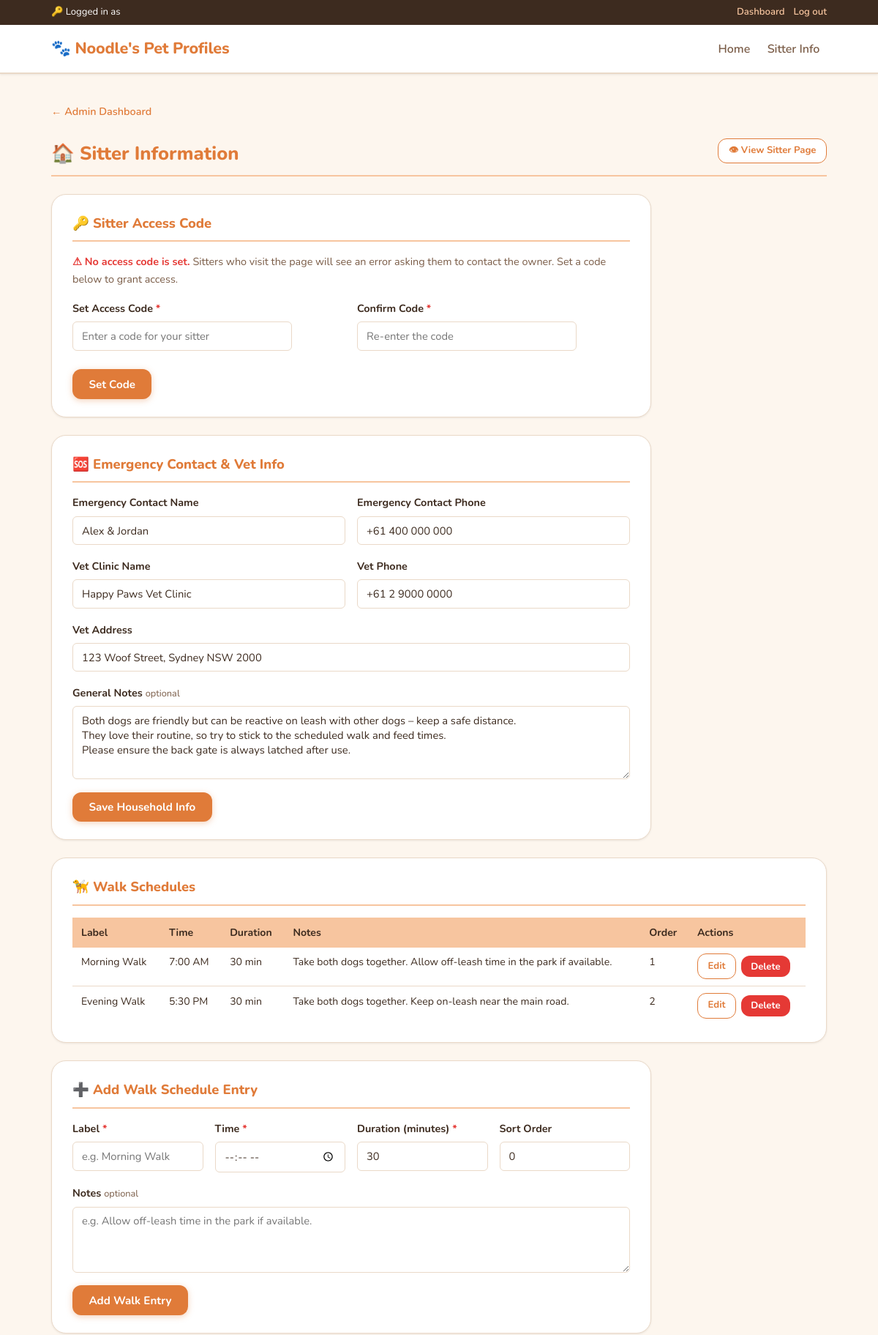
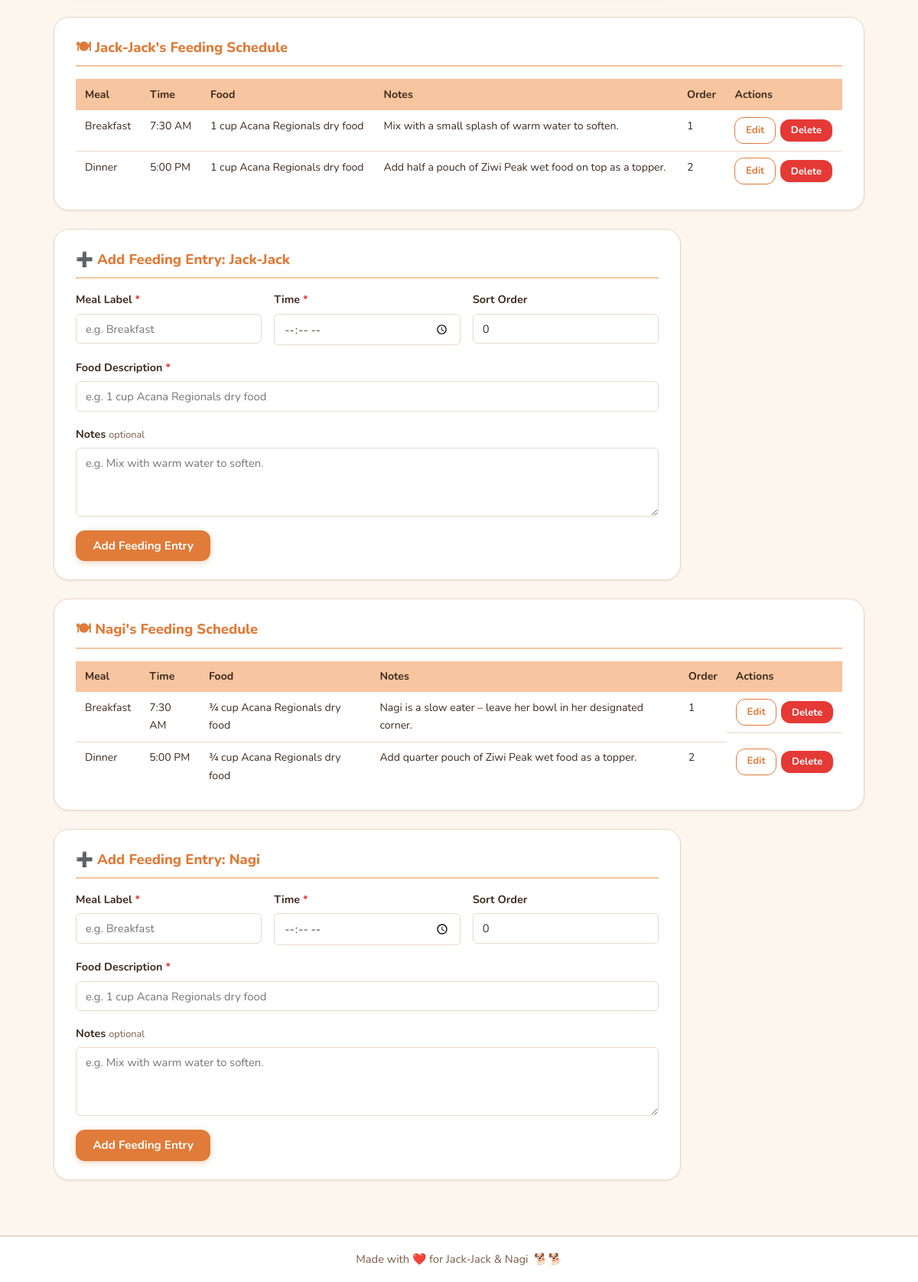
The page /admin/sitter_info.php (signed in) on the database its author committed (2 pictures, top to bottom).
### tables this page shows
CREATE TABLE IF NOT EXISTS sitter_household_info (
    id                      INT UNSIGNED    AUTO_INCREMENT PRIMARY KEY,
    emergency_contact_name  VARCHAR(120)    NOT NULL DEFAULT '',
    emergency_contact_phone VARCHAR(40)     NOT NULL DEFAULT '',
    vet_name                VARCHAR(120)    NOT NULL DEFAULT '',
    vet_phone               VARCHAR(40)     NOT NULL DEFAULT '',
    vet_address             VARCHAR(255)    NOT NULL DEFAULT '',
    general_notes           TEXT,
    created_at              DATETIME        NOT NULL DEFAULT CURRENT_TIMESTAMP,
    updated_at              DATETIME        NOT NULL DEFAULT CURRENT_TIMESTAMP ON UPDATE CURRENT_TIMESTAMP
);

CREATE TABLE IF NOT EXISTS walk_schedules (
    id               INT UNSIGNED    AUTO_INCREMENT PRIMARY KEY,
    label            VARCHAR(80)     NOT NULL,
    walk_time        TIME            NOT NULL,
    duration_minutes SMALLINT UNSIGNED NOT NULL DEFAULT 30,
    notes            TEXT,
    sort_order       TINYINT UNSIGNED NOT NULL DEFAULT 0,
    created_at       DATETIME        NOT NULL DEFAULT CURRENT_TIMESTAMP
);

CREATE TABLE IF NOT EXISTS `pets` (
    `id`              INT UNSIGNED     NOT NULL AUTO_INCREMENT,
    `name`            VARCHAR(100)     NOT NULL,
    `species`         VARCHAR(50)      NOT NULL DEFAULT 'Dog',
    `breed`           VARCHAR(100)     NOT NULL,
    `gender`          ENUM('Male','Female','Unknown') NOT NULL DEFAULT 'Unknown',
    `birthday`        DATE             NULL,
    `weight_kg`       DECIMAL(5,2)     NULL,
    `color`           VARCHAR(100)     NOT NULL,
    `description`     TEXT             NULL,
    `personality`     TEXT             NULL,
    `favourite_toy`   VARCHAR(150)     NULL,
    `favourite_food`  VARCHAR(150)     NULL,
    `photo_url`       VARCHAR(500)     NULL,
    `important_note`  TEXT             NULL,
    `created_at`      TIMESTAMP        NOT NULL DEFAULT CURRENT_TIMESTAMP,
    `updated_at`      TIMESTAMP        NOT NULL DEFAULT CURRENT_TIMESTAMP ON UPDATE CURRENT_TIMESTAMP,
    PRIMARY KEY (`id`)
);

CREATE TABLE IF NOT EXISTS feeding_schedules (
    id               INT UNSIGNED    AUTO_INCREMENT PRIMARY KEY,
    pet_id           INT UNSIGNED    NOT NULL,
    meal_label       VARCHAR(80)     NOT NULL,
    feed_time        TIME            NOT NULL,
    food_description VARCHAR(255)    NOT NULL,
    notes            TEXT,
    sort_order       TINYINT UNSIGNED NOT NULL DEFAULT 0,
    created_at       DATETIME        NOT NULL DEFAULT CURRENT_TIMESTAMP,
    CONSTRAINT fk_feeding_pet FOREIGN KEY (pet_id) REFERENCES pets (id) ON DELETE CASCADE
);

### src/admin/sitter_info.php (the view, shortened to what the rows shown need)
<?php
require_once __DIR__ . '/../includes/pet_model.php';
$householdInfo = getHouseholdSitterInfo();
$walkSchedules = getAllWalkSchedules();
$pets          = getAllPets();
$feedingByPet = [];
foreach ($pets as $pet) {
    $feedingByPet[(int)$pet['id']] = getFeedingSchedulesByPetId((int)$pet['id']);
}
$editWalk   = null;
$editFeeding   = null;
$feedingPetId  = filter_input(INPUT_GET, 'pet_id', FILTER_VALIDATE_INT);
require_once __DIR__ . '/../includes/header.php';
?>
<div class="section-heading-row" style="margin-bottom:1.5rem">
    <h1 class="admin-page-title" style="margin-bottom:0">🏠 Sitter Information</h1>
</div>
<div class="admin-section admin-form-section">
    <h2 class="section-heading">🔑 Sitter Access Code</h2>
</div>
<div class="admin-section admin-form-section">
    <h2 class="section-heading">🆘 Emergency Contact &amp; Vet Info</h2>
    <form method="post" action="/admin/sitter_info_save.php">
        <div class="form-row">
            <div class="form-group">
                <label for="emergency_contact_name" class="form-label">Emergency Contact Name</label>
                <input
                    type="text"
                    id="emergency_contact_name"
                    name="emergency_contact_name"
                    class="form-input"
                    maxlength="120"
                    placeholder="e.g. Alex &amp; Jordan"
                    value="<?= htmlspecialchars($householdInfo['emergency_contact_name'] ?? '') ?>"
                >
            </div>
            <div class="form-group">
                <label for="emergency_contact_phone" class="form-label">Emergency Contact Phone</label>
                <input
                    type="text"
                    id="emergency_contact_phone"
                    name="emergency_contact_phone"
                    class="form-input"
                    maxlength="40"
                    placeholder="e.g. +61 400 000 000"
                    value="<?= htmlspecialchars($householdInfo['emergency_contact_phone'] ?? '') ?>"
                >
            </div>
        </div>
        <div class="form-row">
            <div class="form-group">
                <label for="vet_name" class="form-label">Vet Clinic Name</label>
                <input
                    type="text"
                    id="vet_name"
                    name="vet_name"
                    class="form-input"
                    maxlength="120"
                    placeholder="e.g. Happy Paws Vet Clinic"
                    value="<?= htmlspecialchars($householdInfo['vet_name'] ?? '') ?>"
                >
            </div>
            <div class="form-group">
                <label for="vet_phone" class="form-label">Vet Phone</label>
                <input
                    type="text"
                    id="vet_phone"
                    name="vet_phone"
                    class="form-input"
                    maxlength="40"
                    placeholder="e.g. +61 2 9000 0000"
                    value="<?= htmlspecialchars($householdInfo['vet_phone'] ?? '') ?>"
                >
            </div>
        </div>
        <div class="form-group">
            <label for="vet_address" class="form-label">Vet Address</label>
            <input
                type="text"
                id="vet_address"
                name="vet_address"
                class="form-input"
                maxlength="255"
                placeholder="e.g. 123 Woof Street, Sydney NSW 2000"
                value="<?= htmlspecialchars($householdInfo['vet_address'] ?? '') ?>"
            >
        </div>
        <div class="form-group">
            <label for="general_notes" class="form-label">
                General Notes <span class="form-optional">optional</span>
            </label>
            <textarea
                id="general_notes"
                name="general_notes"
                class="form-input form-textarea"
                rows="4"
                placeholder="House rules, gate latching reminders, etc."
            ><?= htmlspecialchars($householdInfo['general_notes'] ?? '') ?></textarea>
        </div>
    </form>
</div>
<?php if (!empty($walkSchedules)): ?>
<div class="admin-section">
    <h2 class="section-heading">🦮 Walk Schedules</h2>
    <div class="admin-section-scroll">
        <table class="data-table">
            <thead>
                <tr>
                    <th>Label</th>
                    <th>Time</th>
                    <th>Duration</th>
                    <th>Notes</th>
                    <th>Order</th>
                    <th>Actions</th>
                </tr>
            </thead>
            <tbody>
                <?php foreach ($walkSchedules as $w): ?>
                <tr <?= ($editWalk && (int)$editWalk['id'] === (int)$w['id']) ? 'class="row-editing"' : '' ?>>
                    <td><?= htmlspecialchars($w['label']) ?></td>
                    <td><?= htmlspecialchars(formatTime($w['walk_time'])) ?></td>
                    <td><?= (int)$w['duration_minutes'] ?> min</td>
                    <td><?= !empty($w['notes']) ? nl2br(htmlspecialchars($w['notes'])) : '—' ?></td>
                    <td><?= (int)$w['sort_order'] ?></td>
                    <td class="admin-actions">
                        <a
                            href="?edit_walk=<?= (int)$w['id'] ?>#walk-form"
                            class="btn btn--sm btn--secondary"
                        >Edit</a>
                        <form
                            method="post"
                            action="/admin/walk_schedule_delete.php"
                            onsubmit="return confirm('Delete this walk schedule entry?')"
                        >
                            <button type="submit" class="btn btn--sm btn--danger">Delete</button>
                        </form>
                    </td>
                </tr>
                <?php endforeach; ?>
            </tbody>
        </table>
    </div>
</div>
<?php endif; ?>
<div class="admin-section admin-form-section" id="walk-form">
    <h2 class="section-heading">
        <?= $editWalk ? '✏️ Edit Walk Schedule Entry' : '➕ Add Walk Schedule Entry' ?>
    </h2>
</div>
<?php foreach ($pets as $pet):
    $petId      = (int)$pet['id'];
    $petFeeding = $feedingByPet[$petId] ?? [];
    $isEditingThisPet = ($feedingPetId === $petId);
?>
<?php if (!empty($petFeeding)): ?>
<div class="admin-section">
    <h2 class="section-heading">
        🍽 <?= htmlspecialchars($pet['name']) ?>'s Feeding Schedule
    </h2>
    <div class="admin-section-scroll">
        <table class="data-table">
            <thead>
                <tr>
                    <th>Meal</th>
                    <th>Time</th>
                    <th>Food</th>
                    <th>Notes</th>
                    <th>Order</th>
                    <th>Actions</th>
                </tr>
            </thead>
            <tbody>
                <?php foreach ($petFeeding as $meal): ?>
                <tr <?= ($editFeeding && (int)$editFeeding['id'] === (int)$meal['id']) ? 'class="row-editing"' : '' ?>>
                    <td><?= htmlspecialchars($meal['meal_label']) ?></td>
                    <td><?= htmlspecialchars(formatTime($meal['feed_time'])) ?></td>
                    <td><?= htmlspecialchars($meal['food_description']) ?></td>
                    <td><?= !empty($meal['notes']) ? nl2br(htmlspecialchars($meal['notes'])) : '—' ?></td>
                    <td><?= (int)$meal['sort_order'] ?></td>
                    <td class="admin-actions">
                        <a
                            href="?edit_feeding=<?= (int)$meal['id'] ?>&pet_id=<?= $petId ?>#feeding-form-<?= $petId ?>"
                            class="btn btn--sm btn--secondary"
                        >Edit</a>
                        <form
                            method="post"
                            action="/admin/feeding_schedule_delete.php"
                            onsubmit="return confirm('Delete this feeding entry?')"
                        >
                            <button type="submit" class="btn btn--sm btn--danger">Delete</button>
                        </form>
                    </td>
                </tr>
                <?php endforeach; ?>
            </tbody>
        </table>
    </div>
</div>
<?php endif; ?>
<div class="admin-section admin-form-section" id="feeding-form-<?= $petId ?>">
    <h2 class="section-heading">
        <?= ($isEditingThisPet && $editFeeding)
            ? '✏️ Edit Feeding Entry: ' . htmlspecialchars($pet['name'])
            : '➕ Add Feeding Entry: ' . htmlspecialchars($pet['name']) ?>
    </h2>
    <form method="post" action="/admin/feeding_schedule_save.php">
        <div class="form-row">
            <div class="form-group">
                <label for="meal_label_<?= $petId ?>" class="form-label">
                    Meal Label <span class="form-required">*</span>
                </label>
                <input
                    type="text"
                    id="meal_label_<?= $petId ?>"
                    name="meal_label"
                    class="form-input"
                    required
                    maxlength="80"
                    placeholder="e.g. Breakfast"
                    value="<?= htmlspecialchars(($isEditingThisPet && $editFeeding) ? $editFeeding['meal_label'] : '') ?>"
                >
            </div>
            <div class="form-group">
                <label for="feed_time_<?= $petId ?>" class="form-label">
                    Time <span class="form-required">*</span>
                </label>
                <input
                    type="time"
                    id="feed_time_<?= $petId ?>"
                    name="feed_time"
                    class="form-input"
                    required
                    value="<?= htmlspecialchars(($isEditingThisPet && $editFeeding) ? substr($editFeeding['feed_time'], 0, 5) : '') ?>"
                >
            </div>
            <div class="form-group">
                <label for="sort_order_<?= $petId ?>" class="form-label">Sort Order</label>
                <input
                    type="number"
                    id="sort_order_<?= $petId ?>"
                    name="sort_order"
                    class="form-input"
                    min="0"
                    max="255"
                    placeholder="0"
                    value="<?= htmlspecialchars((string)(($isEditingThisPet && $editFeeding) ? $editFeeding['sort_order'] : '0')) ?>"
                >
            </div>
        </div>
        <div class="form-group">
            <label for="food_desc_<?= $petId ?>" class="form-label">
                Food Description <span class="form-required">*</span>
            </label>
            <input
                type="text"
                id="food_desc_<?= $petId ?>"
                name="food_description"
                class="form-input"
                required
                maxlength="255"
                placeholder="e.g. 1 cup Acana Regionals dry food"
                value="<?= htmlspecialchars(($isEditingThisPet && $editFeeding) ? $editFeeding['food_description'] : '') ?>"
            >
        </div>
        <div class="form-group">
            <label for="feeding_notes_<?= $petId ?>" class="form-label">
                Notes <span class="form-optional">optional</span>
            </label>
            <textarea
                id="feeding_notes_<?= $petId ?>"
                name="notes"
                class="form-input form-textarea"
                rows="3"
                placeholder="e.g. Mix with warm water to soften."
            ><?= htmlspecialchars(($isEditingThisPet && $editFeeding) ? $editFeeding['notes'] : '') ?></textarea>
        </div>
        <div class="form-actions">
            <button type="submit" class="btn btn--primary">
                <?= ($isEditingThisPet && $editFeeding) ? 'Update Feeding Entry' : 'Add Feeding Entry' ?>
            </button>
        </div>
    </form>
</div>
<?php endforeach; ?>
<?php require_once __DIR__ . '/../includes/footer.php'; ?>

### rows shown on the page
sitter_household_info: emergency_contact_name "Alex & Jordan", emergency_contact_phone "+61 400 000 000", vet_name "Happy Paws Vet Clinic", vet_phone "+61 2 9000 0000", vet_address "123 Woof Street, Sydney NSW 2000", general_notes "Both dogs are friendly but can be reactive on leash with other dogs – keep a safe distance. They love their routine, so try to stick to the scheduled walk and feed times. Please ensure the back gate is always latched after use."
walk_schedules: label "Morning Walk", walk_time "7:00 AM", duration_minutes "30", notes "Take both dogs together. Allow off-leash time in the park if available.", sort_order "1"
walk_schedules: label "Evening Walk", walk_time "5:30 PM", duration_minutes "30", notes "Take both dogs together. Keep on-leash near the main road.", sort_order "2"
pets: name "Jack-Jack", sort_order "0", food_description "e.g. 1 cup Acana Regionals dry food", notes "e.g. Mix with warm water to soften.", shows "Add Feeding Entry"
feeding_schedules: meal_label "Breakfast", feed_time "7:30 AM", food_description "1 cup Acana Regionals dry food", notes "Mix with a small splash of warm water to soften.", sort_order "1"
feeding_schedules: meal_label "Dinner", feed_time "5:00 PM", food_description "1 cup Acana Regionals dry food", notes "Add half a pouch of Ziwi Peak wet food on top as a topper.", sort_order "2"
pets: name "Nagi", sort_order "0", notes "e.g. Mix with warm water to soften.", shows "Add Feeding Entry"
feeding_schedules: meal_label "Breakfast", feed_time "7:30 AM", food_description "¾ cup Acana Regionals dry food", notes "Nagi is a slow eater – leave her bowl in her designated corner.", sort_order "1"
feeding_schedules: meal_label "Dinner", feed_time "5:00 PM", food_description "¾ cup Acana Regionals dry food", notes "Add quarter pouch of Ziwi Peak wet food as a topper.", sort_order "2"
